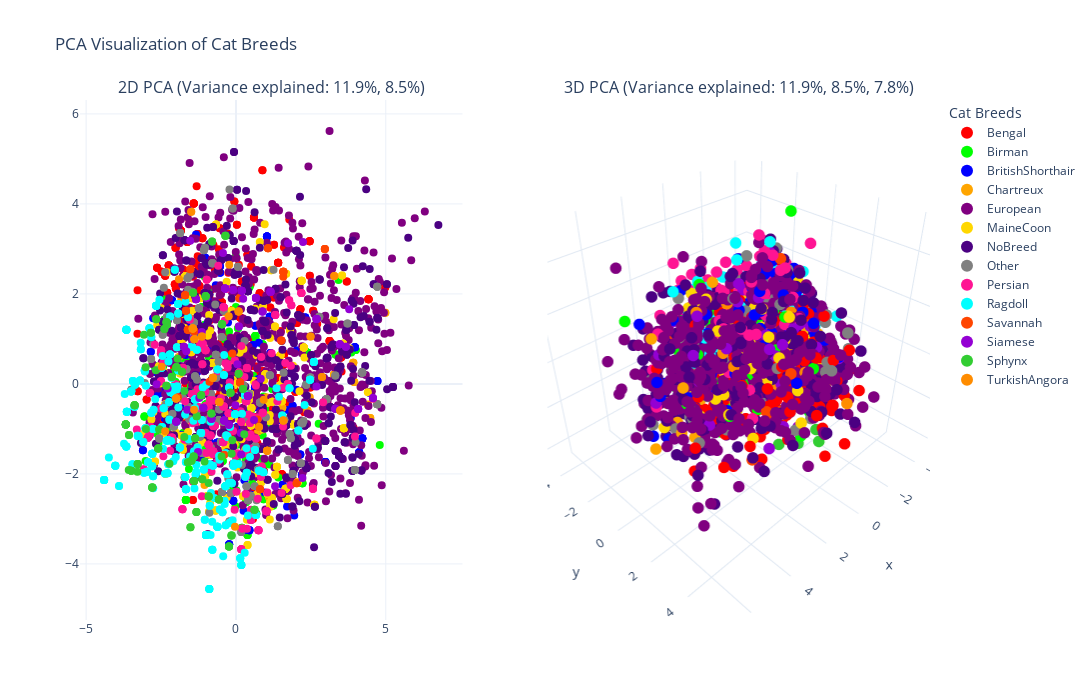
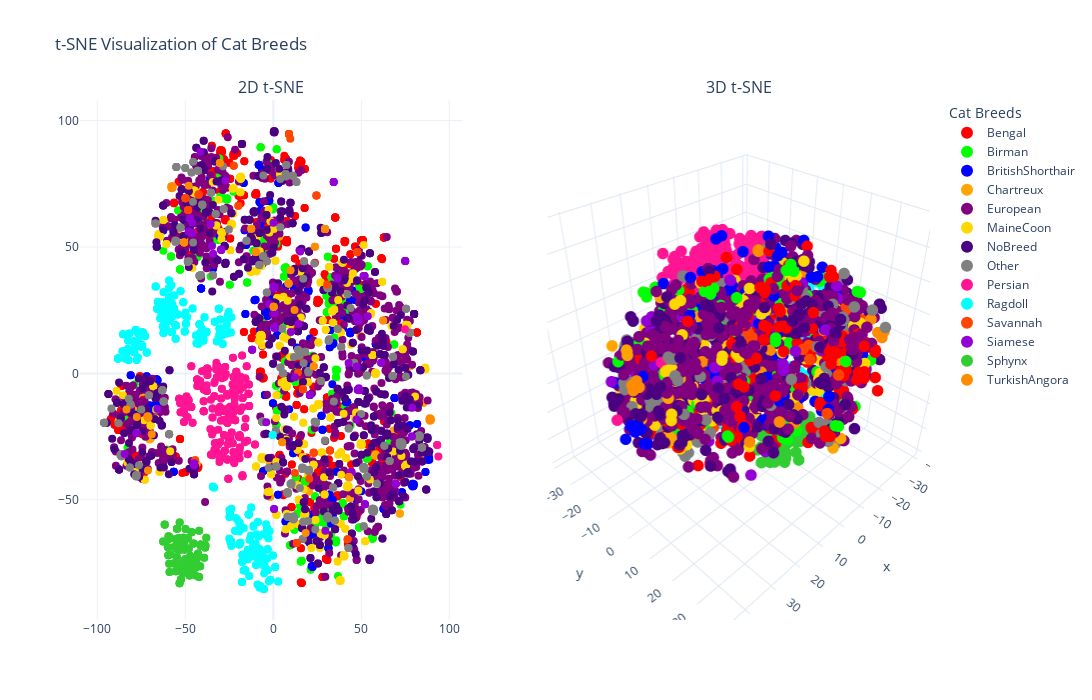

Notebook cell for these charts, in order:
### Code cell
import pandas as pd
import numpy as np
from sklearn.preprocessing import StandardScaler
from sklearn.decomposition import PCA
from sklearn.manifold import TSNE
import plotly.express as px
import plotly.graph_objects as go
from plotly.subplots import make_subplots

# Define a distinct color palette for cat breeds
DISTINCT_COLORS = {
    'Bengal': '#FF0000',         # Red
    'Birman': '#00FF00',         # Green
    'BritishShorthair': '#0000FF', # Blue
    'Chartreux': '#FFA500',      # Orange
    'European': '#800080',       # Purple
    'MaineCoon': '#FFD700',      # Gold
    'NoBreed': '#4B0082',        # Indigo
    'Other': '#808080',          # Gray
    'Persian': '#FF1493',        # Deep Pink
    'Ragdoll': '#00FFFF',        # Cyan
    'Savannah': '#FF4500',       # Orange Red
    'Siamese': '#9400D3',        # Violet
    'Sphynx': '#32CD32',         # Lime Green
    'TurkishAngora': '#FF8C00'   # Dark Orange
}

# Function to prepare the data
def prepare_data(df):
    # Separate features and target
    # Exclude all Race_ columns as they are our target
    feature_cols = [col for col in df.columns if not col.startswith('Race_')]
    X = df[feature_cols]

    # Create target column (single label for each cat)
    race_cols = [col for col in df.columns if col.startswith('Race_')]
    y = df[race_cols].idxmax(axis=1).str.replace('Race_', '')

    # Scale the features
    scaler = StandardScaler()
    X_scaled = scaler.fit_transform(X)

    return X_scaled, y

# Function to create PCA visualization
def create_pca_plots(X_scaled, y):
    # 2D PCA
    pca_2d = PCA(n_components=2)
    X_pca_2d = pca_2d.fit_transform(X_scaled)

    # 3D PCA
    pca_3d = PCA(n_components=3)
    X_pca_3d = pca_3d.fit_transform(X_scaled)

    # Calculate explained variance ratios
    var_ratio_2d = pca_2d.explained_variance_ratio_
    var_ratio_3d = pca_3d.explained_variance_ratio_

    # Create subplot with 2D and 3D PCA
    fig = make_subplots(
        rows=1, cols=2,
        specs=[[{'type': 'xy'}, {'type': 'scene'}]],
        subplot_titles=(
            f'2D PCA (Variance explained: {var_ratio_2d[0]:.1%}, {var_ratio_2d[1]:.1%})',
            f'3D PCA (Variance explained: {var_ratio_3d[0]:.1%}, {var_ratio_3d[1]:.1%}, {var_ratio_3d[2]:.1%})'
        )
    )

    # Create color array
    colors = [DISTINCT_COLORS[breed] for breed in y]

    # 2D PCA plot
    for breed in DISTINCT_COLORS.keys():
        mask = y == breed
        if np.any(mask):
            fig.add_trace(
                go.Scatter(
                    x=X_pca_2d[mask, 0],
                    y=X_pca_2d[mask, 1],
                    mode='markers',
                    marker=dict(size=8, color=DISTINCT_COLORS[breed]),
                    name=breed,
                    text=y[mask],
                    showlegend=True
                ),
                row=1, col=1
            )

    # 3D PCA plot
    for breed in DISTINCT_COLORS.keys():
        mask = y == breed
        if np.any(mask):
            fig.add_trace(
                go.Scatter3d(
                    x=X_pca_3d[mask, 0],
                    y=X_pca_3d[mask, 1],
                    z=X_pca_3d[mask, 2],
                    mode='markers',
                    marker=dict(size=4, color=DISTINCT_COLORS[breed]),
                    name=breed,
                    text=y[mask],
                    showlegend=False
                ),
                row=1, col=2
            )

    # Update layout
    fig.update_layout(
        title='PCA Visualization of Cat Breeds',
        height=700,
        width=1400,
        legend=dict(
            itemsizing='constant',
            title=dict(text='Cat Breeds'),
            bgcolor='rgba(255, 255, 255, 0.8)'
        ),
        template='plotly_white'
    )

    return fig

# Function to create t-SNE visualization
def create_tsne_plots(X_scaled, y):
    # 2D t-SNE
    tsne_2d = TSNE(n_components=2, random_state=42)
    X_tsne_2d = tsne_2d.fit_transform(X_scaled)

    # 3D t-SNE
    tsne_3d = TSNE(n_components=3, random_state=42)
    X_tsne_3d = tsne_3d.fit_transform(X_scaled)

    # Create subplot with 2D and 3D t-SNE
    fig = make_subplots(
        rows=1, cols=2,
        specs=[[{'type': 'xy'}, {'type': 'scene'}]],
        subplot_titles=('2D t-SNE', '3D t-SNE')
    )

    # 2D t-SNE plot
    for breed in DISTINCT_COLORS.keys():
        mask = y == breed
        if np.any(mask):
            fig.add_trace(
                go.Scatter(
                    x=X_tsne_2d[mask, 0],
                    y=X_tsne_2d[mask, 1],
                    mode='markers',
                    marker=dict(size=8, color=DISTINCT_COLORS[breed]),
                    name=breed,
                    text=y[mask],
                    showlegend=True
                ),
                row=1, col=1
            )

    # 3D t-SNE plot
    for breed in DISTINCT_COLORS.keys():
        mask = y == breed
        if np.any(mask):
            fig.add_trace(
                go.Scatter3d(
                    x=X_tsne_3d[mask, 0],
                    y=X_tsne_3d[mask, 1],
                    z=X_tsne_3d[mask, 2],
                    mode='markers',
                    marker=dict(size=4, color=DISTINCT_COLORS[breed]),
                    name=breed,
                    text=y[mask],
                    showlegend=False
                ),
                row=1, col=2
            )

    # Update layout
    fig.update_layout(
        title='t-SNE Visualization of Cat Breeds',
        height=700,
        width=1400,
        legend=dict(
            itemsizing='constant',
            title=dict(text='Cat Breeds'),
            bgcolor='rgba(255, 255, 255, 0.8)'
        ),
        template='plotly_white'
    )

    return fig

# Main execution
def visualize_cat_data(df):
    # Prepare the data
    X_scaled, y = prepare_data(df)

    # Create PCA plots
    pca_fig = create_pca_plots(X_scaled, y)

    # Create t-SNE plots
    tsne_fig = create_tsne_plots(X_scaled, y)

    return pca_fig, tsne_fig

# Example usage:
pca_fig, tsne_fig = visualize_cat_data(df)
pca_fig.show()
tsne_fig.show()
